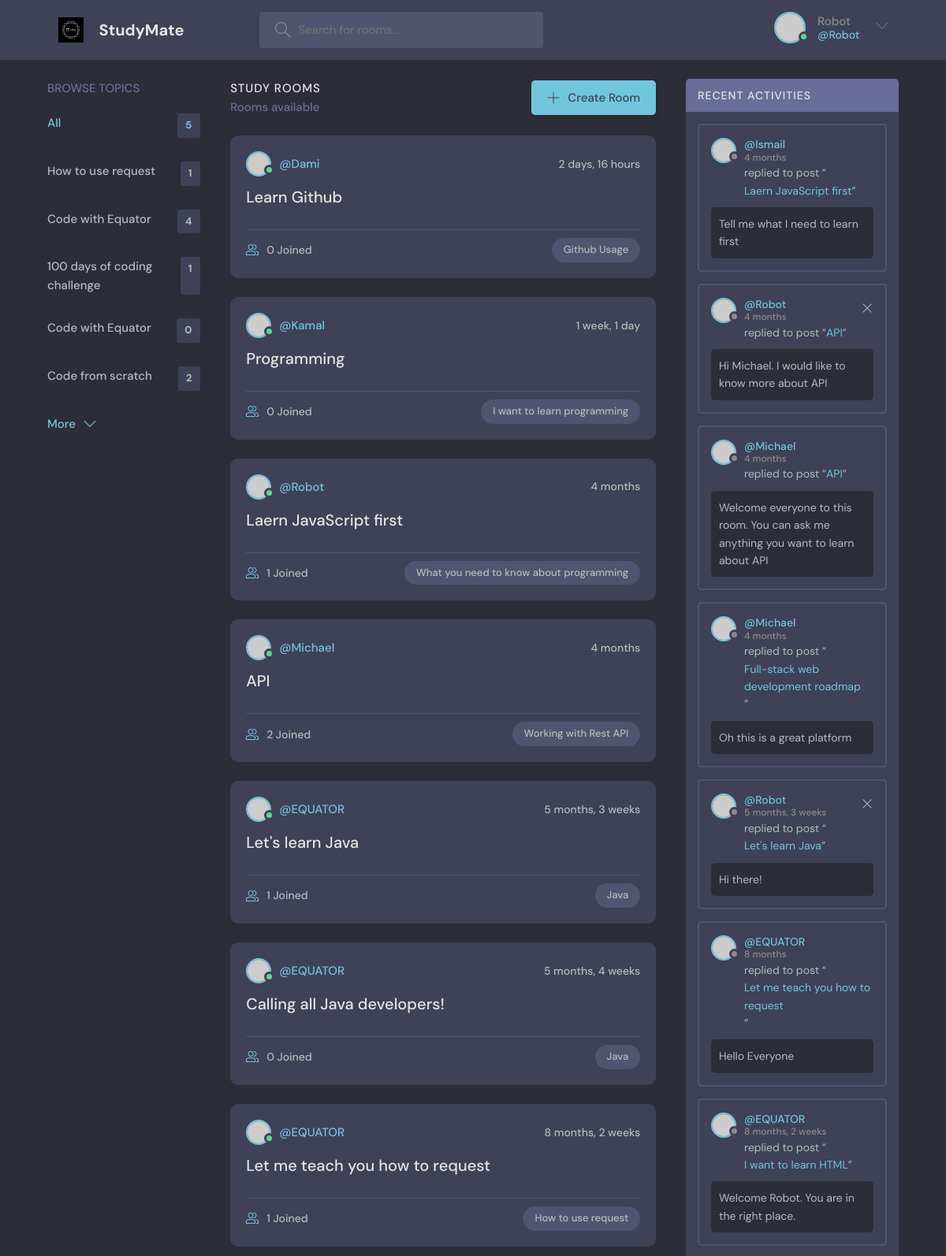
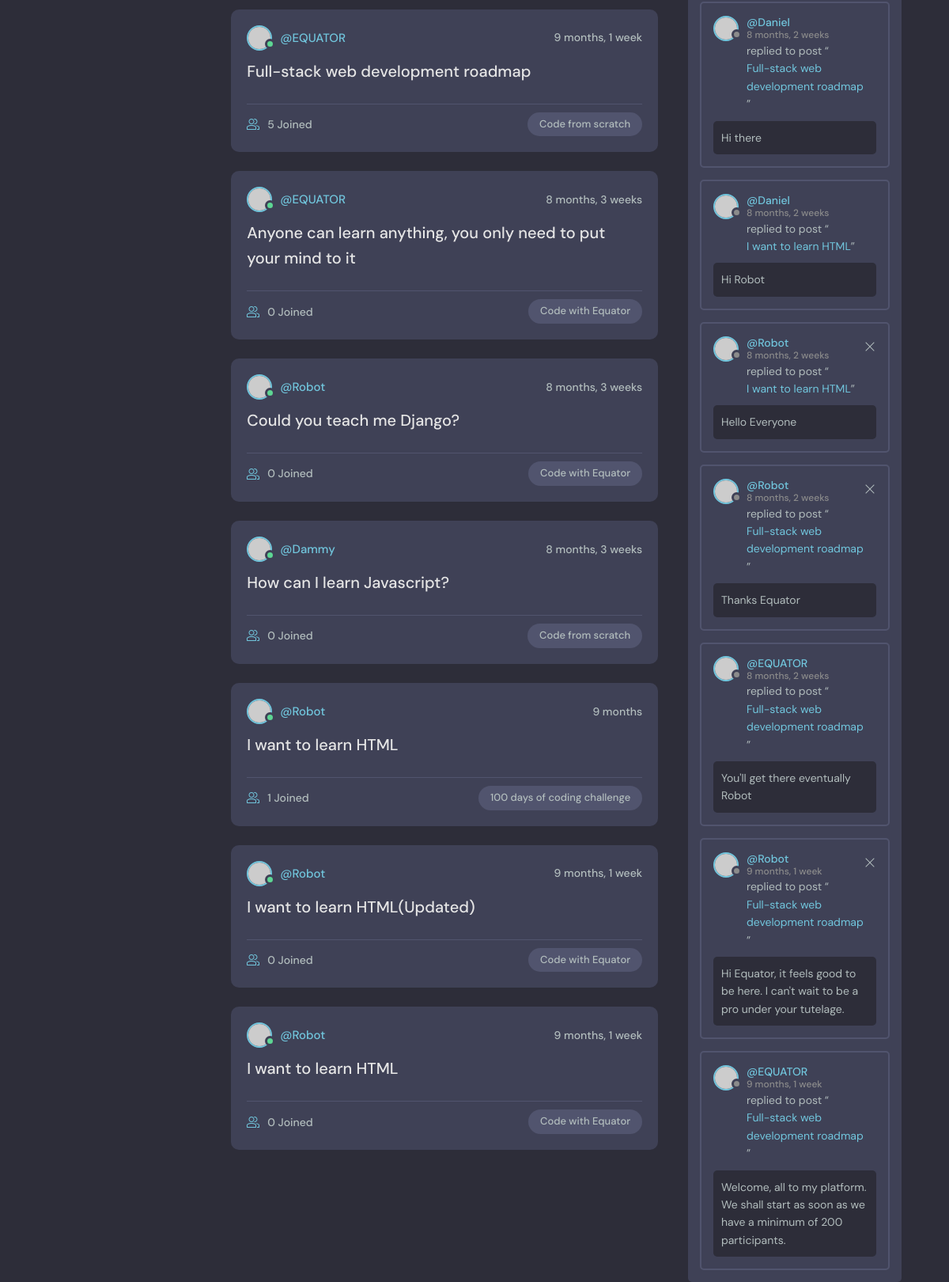
Screenshot of / (signed in) with the database file from the repository (2 pictures, top to bottom).
### page/models.py (models this page shows, shortened)
class Topic(models.Model):
    name = models.CharField(max_length=100)

class Room(models.Model):
    host = models.ForeignKey(User, null=True, on_delete=models.SET_NULL)
    topic = models.ForeignKey(Topic, null=True, on_delete=models.SET_NULL)
    name = models.CharField(max_length=200)
    description = models.TextField(null=True, blank=True)
    participants = models.ManyToManyField(User, related_name="participants", blank=True)
    updated = models.DateTimeField(auto_now=True)
    created = models.DateTimeField(auto_now_add=True)
    class Meta:
        ordering = ["-updated", "-created"]
    def __str__(self):
        return self.name

class Message(models.Model):
    user = models.ForeignKey(User, on_delete =models.CASCADE)
    room = models.ForeignKey(Room, on_delete=models.CASCADE)
    body = models.TextField()
    updated = models.DateTimeField(auto_now=True)
    created = models.DateTimeField(auto_now_add=True)
    class Meta:
        ordering = ["-updated", "-created"]
    def __str__(self):
        return self.body[0:50]

### page/views.py (the view)
# urls.py: path('', views.index, name="index"),
def index(request):
    q = request.GET.get('q') if request.GET.get('q') != None else ""
    rooms = Room.objects.filter(
         Q(topic__name__icontains=q) |
         Q(name__icontains=q) |
         Q(description__icontains=q)
                                )
    topics = Topic.objects.all()[0:5]
    rooms_count = rooms.count()
    room_messages = Message.objects.filter(Q(room__topic__name__icontains=q))
    context = {"rooms": rooms, "topics": topics, "rooms_count":rooms_count, "room_messages": room_messages}
    return render(request, 'page/index.html', context)

### page/templates/page/index.html (shortened to what this page needs)
{% extends 'main.html' %} {% block content %}
<main class="layout layout--3">
  <div class="container">
    {% include 'page/topics_component.html' %}
    <div class="roomList">
      <div class="roomList__header">
        <div>
          <h2>Study Rooms</h2>
          <p>{{room_count}} Rooms available</p>
        </div>
        <a class="btn btn--main" href="{% url 'create_room' %}">
          <svg
            version="1.1"
            xmlns="http://www.w3.org/2000/svg"
            width="32"
            height="32"
            viewBox="0 0 32 32"
          >
            <title>add</title>
            <path
              d="M16.943 0.943h-1.885v14.115h-14.115v1.885h14.115v14.115h1.885v-14.115h14.115v-1.885h-14.115v-14.115z"
            ></path>
          </svg>
          Create Room
        </a>
      </div>
      {% include 'page/feed_component.html' %}
    </div>
    {% include 'page/activity_component.html' %}
  </div>
</main>
{% endblock %}

### templates/navbar.html (shortened to what this page needs)
{% load static %}
<header class="header header--loggedIn">
  <div class="container">
    <a href="{% url 'index' %}" class="header__logo">
      <img src="{% static 'images/logo-white.svg' %}" />
      <h1>StudyMate</h1>
    </a>
    <form class="header__search" method="GET" action="{% url 'index' %}">
      <label>
        <input type="text" name="q" placeholder="Search for rooms..." />
      </label>
    </form>
    <nav class="header__menu">
      {% if request.user.is_authenticated %}
      <div class="header__user">
        <a href="{% url 'user-profile' user.id %}">
          <div class="avatar avatar--medium active">
            <img src="https://randomuser.me/api/portraits/men/37.jpg" />
          </div>
          <p>
            {{ request.user.username }}<span>@{{ request.user.username }}</span>
          </p>
        </a>
        <button class="dropdown-button">
          <svg
            version="1.1"
            xmlns="http://www.w3.org/2000/svg"
            width="32"
            height="32"
            viewBox="0 0 32 32"
          >
            <title>chevron-down</title>
            <path d="M16 21l-13-13h-3l16 16 16-16h-3l-13 13z"></path>
          </svg>
        </button>
      </div>
      {% else %}
      <a href="{% url 'login' %}">
        <img src="{% static 'images/avatar.svg' %}" />
        <p>Login</p>
      </a>
      {% endif %}
    </nav>
  </div>
</header>

### page/templates/page/topics_component.html
<div class="topics">
  <div class="topics__header">
    <h2>Browse Topics</h2>
  </div>
  <ul class="topics__list">
    <li>
      <a href="{% url 'index' %}" class="active">
        All <span>{{topics.count}}</span>
      </a>
    </li>
    {% for topic in topics %}
    <li>
      <a href="{% url 'index' %}?q={{topic.name}}">
        {{topic.name}} <span>{{topic.room_set.all.count}}</span>
      </a>
    </li>
    {% endfor %}
  </ul>
  <a class="btn btn--link" href="{% url 'topics' %}">
    More
    <svg
      version="1.1"
      xmlns="http://www.w3.org/2000/svg"
      width="32"
      height="32"
      viewBox="0 0 32 32"
    >
      <title>chevron-down</title>
      <path d="M16 21l-13-13h-3l16 16 16-16h-3l-13 13z"></path>
    </svg>
  </a>
</div>

### page/templates/page/feed_component.html (shortened to what this page needs)
{% for room in rooms %}
<div class="roomListRoom">
  <div class="roomListRoom__header">
    <a
      href="{% url 'user-profile' room.host.id %}"
      class="roomListRoom__author"
    >
      <div class="avatar avatar--small active">
        <img src="https://randomuser.me/api/portraits/men/11.jpg" />
      </div>
      <span>@{{room.host.username}}</span>
    </a>
    <div class="roomListRoom__actions">
      <span>{{room.created|timesince}}</span>
    </div>
  </div>
  <div class="roomListRoom__content">
    <a href="{% url 'room' room.id %}">{{room.name}}</a>
  </div>
  <div class="roomListRoom__meta">
    <a href="{% url 'room' room.id %}" class="roomListRoom__joined">
      {{ room.participants.all.count }} Joined
    </a>
    <p class="roomListRoom__topic">{{room.topic.name}}</p>
  </div>
</div>
{% endfor %}

### page/templates/page/activity_component.html
<div class="activities">
  <div class="activities__header">
    <h2>Recent Activities</h2>
  </div>
  {% for message in room_messages %}
  <div class="activities__box">
    <div class="activities__boxHeader roomListRoom__header">
      <a
        href="{% url 'user-profile' message.user.id %}"
        class="roomListRoom__author"
      >
        <div class="avatar avatar--small">
          <img src="https://randomuser.me/api/portraits/women/11.jpg" />
        </div>
        <p>
          @{{ message.user }}
          <span>{{ message.created|timesince }}</span>
        </p>
      </a>
      {% if request.user == message.user %}
      <div class="roomListRoom__actions">
        <a href="{% url 'delete-message' message.id %}">
          <svg
            version="1.1"
            xmlns="http://www.w3.org/2000/svg"
            width="32"
            height="32"
            viewBox="0 0 32 32"
          >
            <title>remove</title>
            <path
              d="M27.314 6.019l-1.333-1.333-9.98 9.981-9.981-9.981-1.333 1.333 9.981 9.981-9.981 9.98 1.333 1.333 9.981-9.98 9.98 9.98 1.333-1.333-9.98-9.98 9.98-9.981z"
            ></path>
          </svg>
        </a>
      </div>
      {% endif %}
    </div>
    <div class="activities__boxContent">
      <p>
        replied to post “<a href="{% url 'room' message.room.id %}"
          >{{message.room}}</a
        >”
      </p>
      <div class="activities__boxRoomContent">{{message.body}}</div>
    </div>
  </div>
  {% endfor %}
</div>

### rows the page displays
Topic: name "How to use request", room_set.all.count "1"
Topic: name "Code with Equator", room_set.all.count "4"
Topic: name "100 days of coding challenge", room_set.all.count "1"
Topic: name "Code with Equator", room_set.all.count "0"
Topic: name "Code from scratch", room_set.all.count "2"
Room: host.username "Dami", created "2 days, 16 hours", name "Learn Github", participants.all.count "0", topic.name "Github Usage"
Room: host.username "Kamal", created "1 week, 1 day", name "Programming", participants.all.count "0", topic.name "I want to learn programming"
Room: host.username "Robot", created "4 months", name "Laern JavaScript first", participants.all.count "1", topic.name "What you need to know about programming"
Room: host.username "Michael", created "4 months", name "API", participants.all.count "2", topic.name "Working with Rest API"
Room: host.username "EQUATOR", created "5 months, 3 weeks", name "Let's learn Java", participants.all.count "1", topic.name "Java"
Room: host.username "EQUATOR", created "5 months, 4 weeks", name "Calling all Java developers!", participants.all.count "0", topic.name "Java"
Room: host.username "EQUATOR", created "8 months, 2 weeks", name "Let me teach you how to request", participants.all.count "1", topic.name "How to use request"
Room: host.username "EQUATOR", created "9 months, 1 week", name "Full-stack web development roadmap", participants.all.count "5", topic.name "Code from scratch"
Room: host.username "EQUATOR", created "8 months, 3 weeks", name "Anyone can learn anything, you only need to put your mind to it", participants.all.count "0", topic.name "Code with Equator"
Room: host.username "Robot", created "8 months, 3 weeks", name "Could you teach me Django?", participants.all.count "0", topic.name "Code with Equator"
Room: host.username "Dammy", created "8 months, 3 weeks", name "How can I learn Javascript?", participants.all.count "0", topic.name "Code from scratch"
Room: host.username "Robot", created "9 months", name "I want to learn HTML", participants.all.count "1", topic.name "100 days of coding challenge"
Room: host.username "Robot", created "9 months, 1 week", name "I want to learn HTML(Updated)", participants.all.count "0", topic.name "Code with Equator"
Room: host.username "Robot", created "9 months, 1 week", name "I want to learn HTML", participants.all.count "0", topic.name "Code with Equator"
Message: user "Ismail", created "4 months", room "Laern JavaScript first", body "Tell me what I need to learn first"
Message: user "Robot", created "4 months", room "API", body "Hi Michael. I would like to know more about API"
Message: user "Michael", created "4 months", room "API", body "Welcome everyone to this room. You can ask me anything you want to learn about API"
Message: user "Michael", created "4 months", room "Full-stack web development roadmap", body "Oh this is a great platform"
Message: user "Robot", created "5 months, 3 weeks", room "Let's learn Java", body "Hi there!"
Message: user "EQUATOR", created "8 months", room "Let me teach you how to request", body "Hello Everyone"
Message: user "EQUATOR", created "8 months, 2 weeks", room "I want to learn HTML", body "Welcome Robot. You are in the right place."
Message: user "Daniel", created "8 months, 2 weeks", room "Full-stack web development roadmap", body "Hi there"
Message: user "Daniel", created "8 months, 2 weeks", room "I want to learn HTML", body "Hi Robot"
Message: user "Robot", created "8 months, 2 weeks", room "I want to learn HTML", body "Hello Everyone"
Message: user "Robot", created "8 months, 2 weeks", room "Full-stack web development roadmap", body "Thanks Equator"
Message: user "EQUATOR", created "8 months, 2 weeks", room "Full-stack web development roadmap", body "You'll get there eventually Robot"
Message: user "Robot", created "9 months, 1 week", room "Full-stack web development roadmap", body "Hi Equator, it feels good to be here. I can't wait to be a pro under your tutelage."
Message: user "EQUATOR", created "9 months, 1 week", room "Full-stack web development roadmap", body "Welcome, all to my platform. We shall start as soon as we have a minimum of 200 participants."

### other values shown
{{ request.user.username }} "Robot"
{{ topics.count }} "5"
